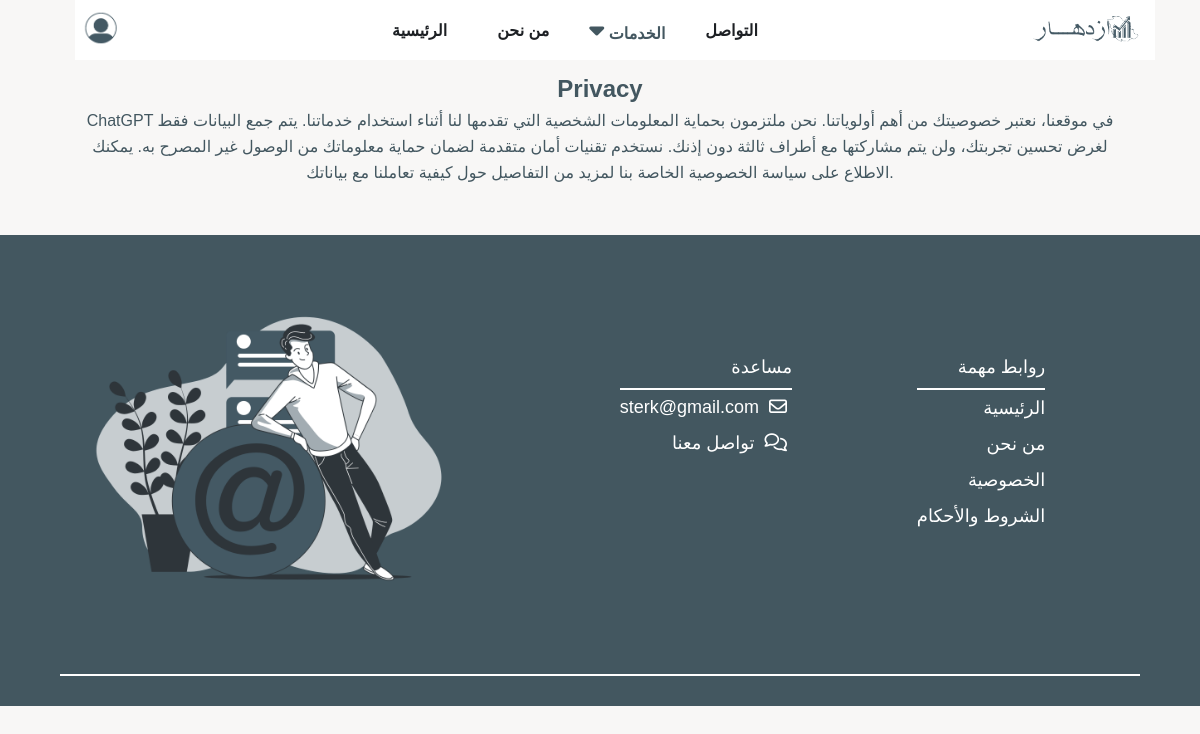
Page /services.php?page=privacy on the committed database.
### tables this page shows
CREATE TABLE `site` (
  `id` int(11) NOT NULL,
  `logo` varchar(255) NOT NULL,
  `favicon` varchar(255) NOT NULL,
  `image` varchar(255) NOT NULL,
  `title` varchar(255) NOT NULL,
  `about_us` longtext NOT NULL,
  `description` varchar(255) NOT NULL,
  `phone` varchar(255) NOT NULL,
  `email` varchar(255) NOT NULL,
  `privacy` longtext NOT NULL,
  `conditions` longtext NOT NULL,
  `invest` longtext NOT NULL
);

### includes/functions/helpers.php (called while the page is built, shortened)
<?php
function setActive($url)
{
    $activePage = basename($_SERVER['PHP_SELF'], ".php");
    return ($activePage == $url) ? 'active' : '';
}

### includes/database/database.php (called while the page is built, shortened)
<?php
function selectRows($select, $table, $where, $order, $limit)
{
    global $connect;
    $order = !empty($order) && $order != '*' ? "ORDER BY $order ASC" : '';
    $limit = !empty($limit) && $limit != '*' ? "LIMIT $limit" : '';
    $where = !empty($where) ? "WHERE $where" : '';
    $check = "SELECT $select FROM `$table` $where $order $limit";
    $result = mysqli_query($connect, $check);
    return $limit == 'LIMIT 1' ? mysqli_fetch_assoc($result) : mysqli_fetch_all($result, MYSQLI_ASSOC);
}

### services.php (the view, shortened to what this page needs)
<?php
include 'init.php';
$page = isset($_GET['page']) ? $_GET['page'] : header('Location: .//services.php?page=services');
?>
<?php
if ($page == 'services') {
    include './pages/services.php';
} else if ($page == 'offers') {
    include './pages/offers.php';
} else if ($page == 'education') {
    include './pages/education.php';
} elseif ($page == 'budget') {
    include './pages/budget.php';
} elseif ($page == 'budget_chart') {
    include './pages/budget_chart.php';
} elseif ($page == 'debts') {
    include './pages/debts.php';
} elseif ($page == 'debts_details') {
    include './pages/debts_details.php';
} elseif ($page == 'plan') {
    include './pages/plan.php';
} elseif ($page == 'plan_chart') {
    include './pages/plan_chart.php';
} elseif ($page == 'contact') {
    include './pages/contact.php';
} elseif ($page == 'privacy') { ?>
    <section class="services-content">
        <div class="head">
            <h2 class="headSection">privacy</h2>
            <p><?= $site['privacy'] ?></p>
        </div>
    </section>
<?php } else {
    header('Location:./services.php?page=services');
    exit();
}
include './includes/templates/footer.php';
?>

### includes/templates/header.php (shortened to what this page needs)
<!DOCTYPE html>
<html lang="en">
<head>
    <link rel="stylesheet" href="https://cdnjs.cloudflare.com/ajax/libs/font-awesome/6.6.0/css/all.min.css">
    <link rel="stylesheet" href="<?= $css ?>app.css">
    <link rel="stylesheet" href="<?= $css ?>main.css">
    <link rel="stylesheet" href="<?= $css ?>auth.css">
</head>
<body>
    <div class="container">

### init.php (shortened to what this page needs)
<?php
include 'connect.php';
$database   = 'includes/database/';
$functions  = 'includes/functions/';
$templates  = 'includes/templates/';
$css        = 'layout/css/';
$image      = 'layout/downloads/images/';
include $functions . 'helpers.php';
include $database . 'database.php';
include $templates . 'header.php';
if (!isset($noNavbar)) {
    include $templates . 'navbar.php';
}
$site = selectRows('*', 'site', '', '', '1');

### includes/templates/navbar.php (shortened to what this page needs)
<nav class="navbar">
    <a href="./home.php" class="logo">
        <img src="<?= $image ?>logo.png" alt="">
    </a>
    <div class="menu" id="menu">
        <ul>
            <li><a href="./home.php" class="<?= setActive('home') ?>">الرئيسية</a></li>
            <li><a href="./about.php" class="<?= setActive('about') ?>">من نحن</a></li>
            <div class="options dropdown">
                <b>
                    <i class="fas fa-sort-down"></i>
                    الخدمات
                </b>
            </div>
            <li><a href="./contact.php" class="<?= setActive('contact') ?>">التواصل</a></li>
        </ul>
    </div>
    <div class="user dropdown">
        <img src="<?= $image ?>user.png" alt="">
    </div>
</nav>

### includes/templates/footer.php
</div>
<footer>
    <div class="container">
        <div class="row">
            <div class="col">
                <p>روابط مهمة</p>
                <ul>
                    <li><a href="./home.php">الرئيسية</a></li>
                    <li><a href="./about.php">من نحن</a></li>
                    <li><a href="./services.php?page=privacy">الخصوصية</a></li>
                    <li><a href="./services.php?page=conditions">الشروط والأحكام</a></li>
                </ul>
            </div>
            <div class="col">
                <p>مساعدة</p>
                <ul>
                    <li>
                        <a href="mailto:<?= $site['email'] ?>">
                            <i class="far fa-envelope"></i>
                            <span class="email"><?= $site['email'] ?></span>
                        </a>
                    </li>
                    <li>
                        <a href="./contact.php">
                            <i class="far fa-comments"></i>
                            <span>تواصل معنا</span>
                        </a>
                    </li>
                </ul>
            </div>
        </div>
        <div class="image">
            <img src="<?= $image . 'Mention-bro.png' ?>" alt="">
        </div>
    </div>
</footer>
</body>
</html>

### layout/css/app.css (style rules this page uses)
:root { --whiteColor: #ffffff; --darkColor: #1D2024; --darkHoverColor: #242424; --mainColor: #435760; --hoverColor: #D9DCDE; --mainHoverColor: #c4c6de; --successColor: #66ce32; --errorColor: #ce3c32; --blackColor: #000000; }
* { margin: 0px; padding: 0px; transition: 0.3s; color: var(--mainColor); box-sizing: border-box; text-transform: capitalize; font-family: Arial, Helvetica, sans-serif; }
body { background: #f7f7f7; background: #ededed; background: #f8f7f6; }
img { width: 100%; height: 100%; }
a { color: var(--darkColor); }
a, a:hover { text-decoration: none; }
ul, ol { margin: 0; padding: 0; list-style: none; }
::placeholder { opacity: 0.7; }
.email { text-transform: lowercase !important; }
.container { max-width: 90%; margin: 0 auto; padding: 70px 15px 0; position: relative; }

### rows in the picture
site: privacy "ChatGPT في موقعنا، نعتبر خصوصيتك من أهم أولوياتنا. نحن ملتزمون بحماية المعلومات الشخصية التي تقدمها لنا أثناء استخدام خدماتنا. يتم جمع البيانات فقط لغرض تحسين تجربتك، ولن يتم مشاركتها مع أطراف ثالثة دون إذنك. نستخدم تقنيات أمان متقدمة لضمان حماية معلوماتك من الوصول غير المصرح به. يمكنك الاطلاع على سياسة الخصوصية الخاصة بنا لمزيد من التفاصيل حول كيفية تعاملنا مع بياناتك.", email "sterk@gmail.com"
